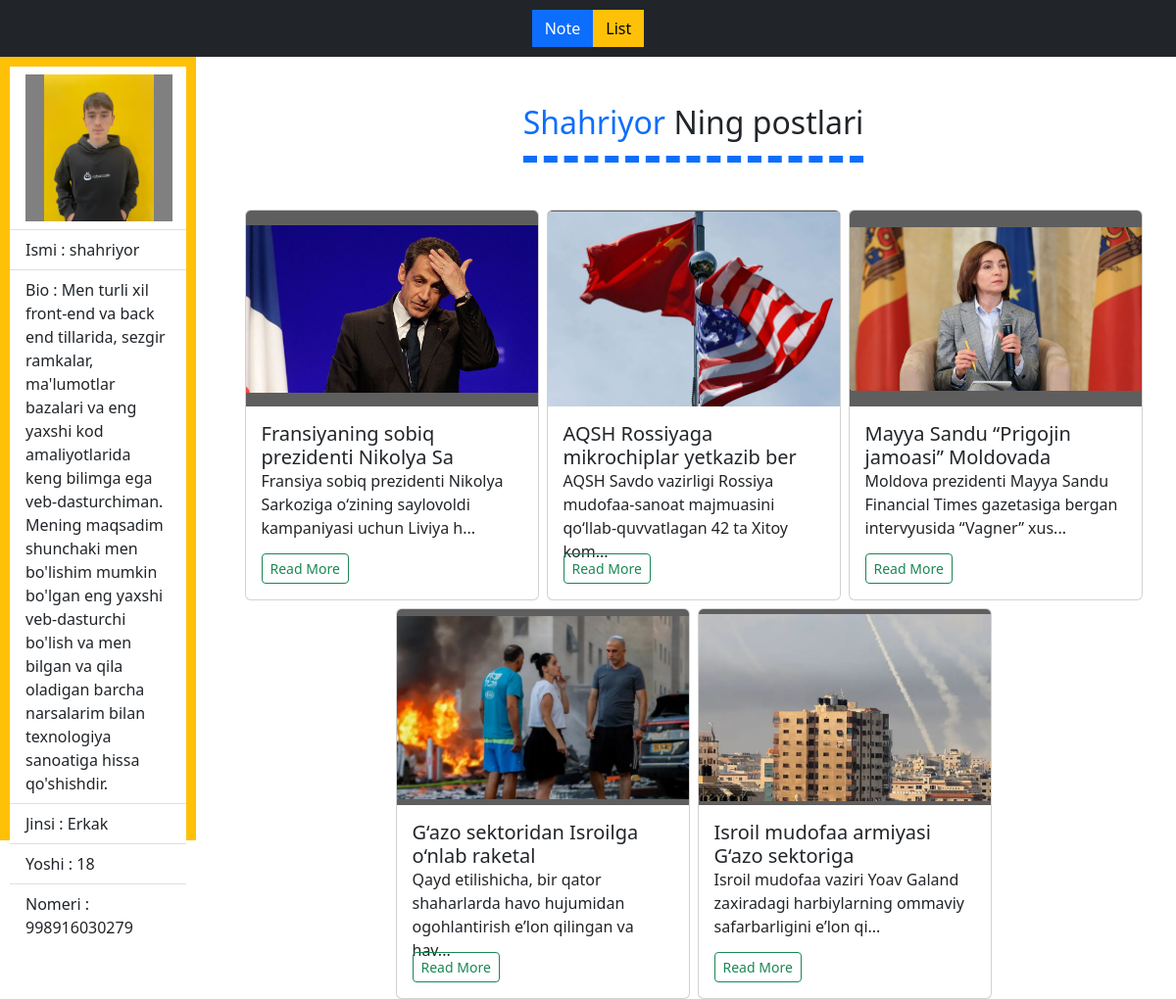
The app's page /users/shahriyor/ with its own data.
### crud/models.py (models this page shows, shortened)
class Profile(models.Model):
    user = models.OneToOneField(User, on_delete=models.CASCADE,auto_created=True)
    image = models.ImageField( upload_to='profiles/' )
    bio = models.TextField()
    jinsi = models.CharField(choices=JINS,max_length=100)
    ages = models.IntegerField()
    numberphone = models.IntegerField(default='998')
    def __str__(self):
        return str( self.user.username)

class Post(models.Model):
    title = models.CharField(max_length=200)
    body = models.TextField()
    img = models.ImageField(upload_to='img/')
    vaqti = models.CharField(max_length=200,default=datetime.date.today)
    categ = models.ForeignKey(Category,on_delete=models.CASCADE,default=1)
    user = models.CharField(max_length=200)
    class Meta:
        ordering = ('-id','-id')

### crud/views.py (the view)
# urls.py: path('users/<str:username>/',profile_view, name='profile_view'),
def profile_view(request, username):
    u = User.objects.get(username=username)
    posts = Post.objects.all()
    hdata3 = Profile.objects.all()
    conte = {
        'users':u,
        'posts':posts,
        'profile':hdata3,
    }
    return render( request,'userabout.html', context=conte)

### crud/models.py (called while the page is built)
    def __str__(self):
        return self.title

### templates/userabout.html (shortened to what this page needs)
<!DOCTYPE html>
<html lang="en">
<head>
    {% include 'link.html' %}
</head>
<body>
<header class="bg-dark" style="display: flex; justify-content: center;  align-items: center; padding: 10px 5%;" >
<a href="/"><span style="border-radius: 0 !important;" class="btn btn-primary">Note</span><span class="btn btn-warning" style="border-radius: 0 !important;">List</span></a>
</header>
<section style="display:flex; gap: 15px;">
<div style="width: 200px; padding: 10px; height: 100vh; " class="bg-warning">
{% for i in profile %}
{% if i.user == users %}
<ul class="list-group list-group-flush">
    <li class="list-group-item"> <img style=" width: 150px; height: 150px; object-fit:contain; background-color: gray;" src="/media/{{i.image}}" alt="">
    </li>
    <li class=" list-group-item ">Ismi : {{i}}</li>
    <li class=" list-group-item ">Bio : {{i.bio}}</li>
    <li class=" list-group-item ">Jinsi : {{i.jinsi}}</li>
    <li class=" list-group-item ">Yoshi : {{i.ages}}</li>
    <li class=" list-group-item ">Nomeri : {{i.numberphone}}</li>
</ul>
{% endif %}
{% endfor %}
</div>
<div class="w-100">
<center class="my-5">
  {% if users == user %}
  <h2 style=" width: fit-content; padding-bottom: 15px; border-bottom: 7px dashed #0d6efd;">Profilingizga hush kelibsiz bu Siz Ning postlari</h2>
  {% else %}
  <h2 style=" width: fit-content; padding-bottom: 15px; border-bottom: 7px dashed #0d6efd;"><span class="text-primary" style="text-transform: capitalize;">{{users}}</span>  Ning postlari</h2>
  {% endif %}
</center>
<div id="posts" class="d-flex justify-content-center gap-2 flex-wrap">
{% for i in posts %}
{% if i.user == users.username %}
<div style="width: 300px;">
  <div class="card">
    <img src="/media/{{i.img}}" style="width: 100%; height: 200px; object-fit: contain; background: url(https://www.shutterstock.com/shutterstock/photos/547089406/display_1500/stock-vector-background-black-and-white-squares-547089406.jpg); background-size: 80% 250px ;  background-color: rgba(38, 37, 37, 0.738); background-blend-mode:color;" alt="" class="card-img-top">
    <div class="card-body">
{% if i.title|length > 100 %}
<h5 style="height: 40px;" class="card-text">{{i.title|slice:"0:40"}}...</h5>
{% else %}
<h5 style="height: 40px;" class="card-text">{{i.title|slice:"0:40"}}</h5>
{% endif %}
{% if i.body|length > 100 %}
<p style="height: 70px;" class="card-text">{{i.body|slice:"0:90"}}...</p>
{% else %}
<p style="height: 70px;" class="card-text">{{i.body|slice:"0:90"}}</p>
{% endif %}
<a onclick="user_changehtml(this)" data-bs-toggle="modal" data-bs-target="#staticBackdrop"  data-user="{{i.user}}" data-categ="{{i.categ}}" data-vaqti="{{i.vaqti}}" data-img="/media/{{i.img}}" data-title="{{i.title}}" data-body="{{i.body}}" class="btn btn-outline-success btn-sm">Read More</a>
  </div>
   </div>
</div>
{% endif %}
{% endfor %}
</div>
</div>
</section>
</body>
</html>

### records on screen
Profile: image (picture), user.username "shahriyor", bio "Men turli xil front-end va back end tillarida, sezgir ramkalar, ma'lumotlar bazalari va eng yaxshi kod amaliyotlarida keng bilimga ega veb-dasturchiman. Mening maqsadim shunchaki men bo'lishim mumkin bo'lgan eng yaxshi veb-dasturchi bo'lish va men bilgan va qila oladigan barcha narsalarim bilan texnologiya sanoatiga hissa qo'shishdir.", jinsi "Erkak", ages "18", numberphone "998916030279"
Post: img (picture), title "Fransiyaning sobiq prezidenti Nikolya Sa", body "Fransiya sobiq prezidenti Nikolya Sarkoziga o‘zining saylovoldi kampaniyasi uchun Liviya h"
Post: img (picture), title "AQSH Rossiyaga mikrochiplar yetkazib ber", body "AQSH Savdo vazirligi Rossiya mudofaa-sanoat majmuasini qo‘llab-quvvatlagan 42 ta Xitoy kom"
Post: img (picture), title "Mayya Sandu “Prigojin jamoasi” Moldovada", body "Moldova prezidenti Mayya Sandu Financial Times gazetasiga bergan intervyusida “Vagner” xus"
Post: img (picture), title "G‘azo sektoridan Isroilga o‘nlab raketal", body "Qayd etilishicha, bir qator shaharlarda havo hujumidan ogohlantirish eʼlon qilingan va hav"
Post: img (picture), title "Isroil mudofaa armiyasi G‘azo sektoriga", body "Isroil mudofaa vaziri Yoav Galand zaxiradagi harbiylarning ommaviy safarbarligini e’lon qi"

### other values on screen
{{ users }} "Shahriyor"
